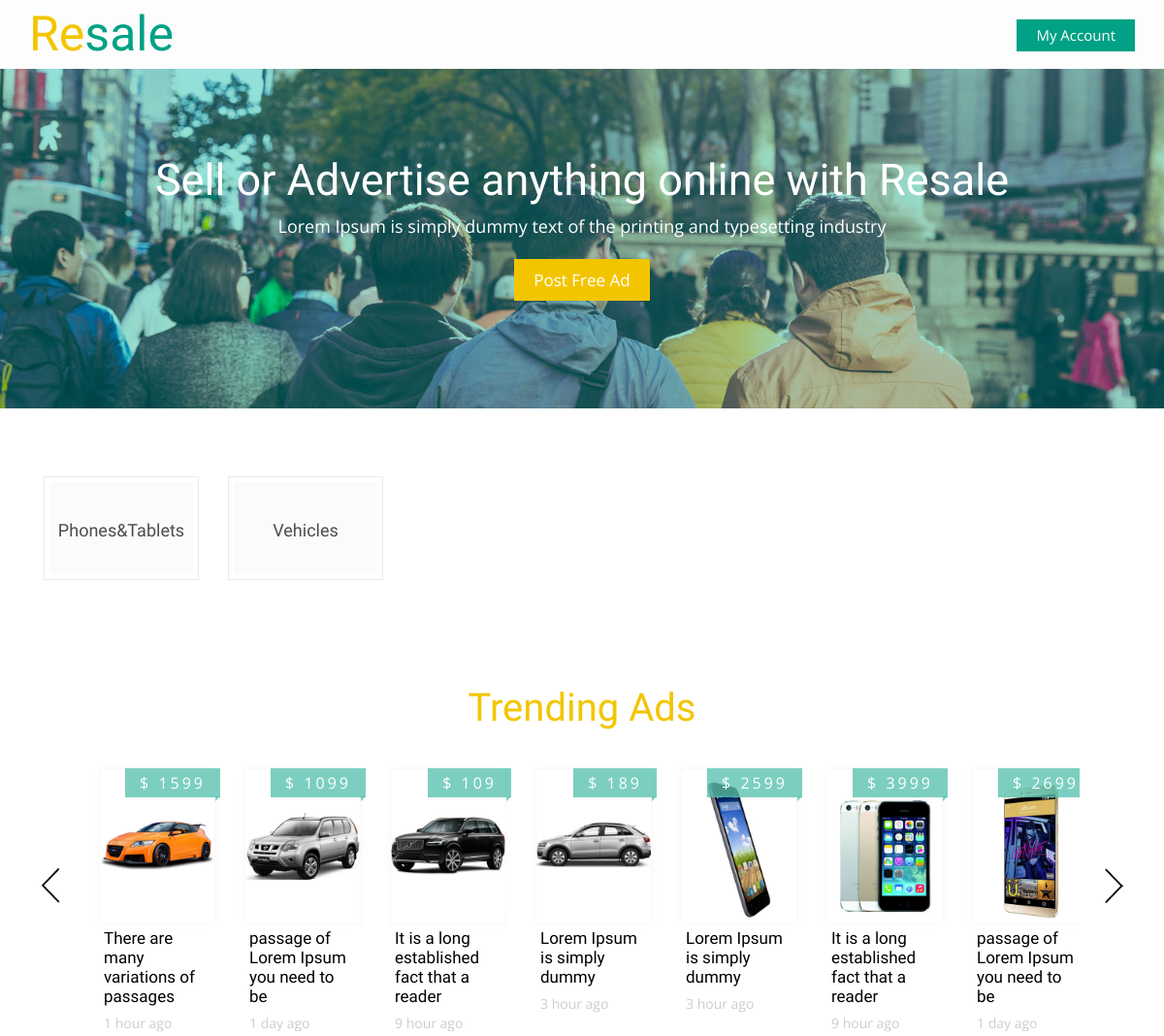
The app's page / (upper part), older data.
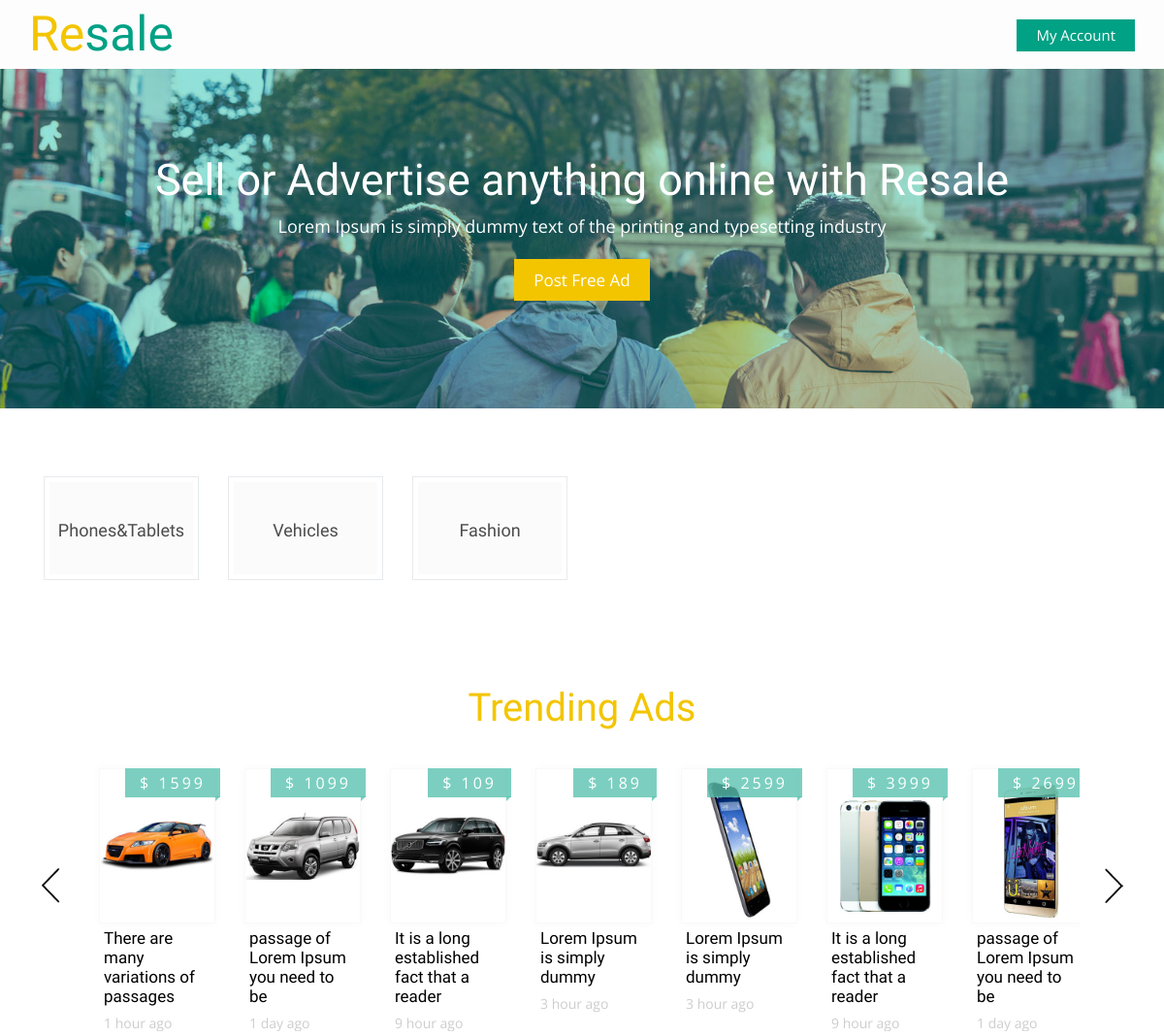
The same page, newer data.
### product/models.py (models this page shows, shortened)
class Category(models.Model):
    category_name = models.CharField(max_length=50)
    image = models.ImageField(upload_to='category/' , blank=True , null=True)
    icon = IconField()
    slug = models.SlugField(blank=True  , null=True)
    class Meta:
        verbose_name = 'category'
        verbose_name_plural = 'categories'
    def __str__(self):
        return self.category_name

### home/views.py (the view)
# urls.py: path('' , views.home , name='home') ,
def home(request):
    all_category = Category.objects.all()
    products = Product.objects.all()
    template = 'home.html'
    context = { 'all_category' : all_category , 'products' : products}
    return render(request , template , context)

### home/templates/home.html (shortened to what this page needs)
{% extends 'base.html' %}
{% load static %}
{% load fontawesome_5 %}
{% block body %}
<head>
	{% fontawesome_5_static %}
</head>
<body>
	<div class="content">
		<div class="categories">
			<div class="container">
				{% for category in all_category.all %}
				<div class="col-md-2 focus-grid">
					<a href="categories.html">
						<div class="focus-border">
							<div class="focus-layout">
								<div class="focus-image">
									<h4 class="clrchg">{{category}}</h4>
								</div>
							</div>
						</div>
					</a>
				</div>
				{% endfor %}
				<div class="clearfix"></div>
			</div>
		</div>
		<div class="trending-ads">
			<div class="container">
				<div class="trend-ads">
					<h2>Trending Ads</h2>
					<div class="nbs-flexisel-container">
						<div class="nbs-flexisel-inner">
							<ul id="flexiselDemo3" class="nbs-flexisel-ul" style="left: -600px;">
								<li class="nbs-flexisel-item" style="width: 600px;">
									<div class="col-md-3 biseller-column">
										<a href="single.html">
											<img src="images/p5.jpg">
											<span class="price">$ 1599</span>
										</a>
										<div class="ad-info">
											<h5>There are many variations of passages</h5>
											<span>1 hour ago</span>
										</div>
									</div>
									<div class="col-md-3 biseller-column">
										<a href="single.html">
											<img src="images/p6.jpg">
											<span class="price">$ 1099</span>
										</a>
										<div class="ad-info">
											<h5>passage of Lorem Ipsum you need to be</h5>
											<span>1 day ago</span>
										</div>
									</div>
									<div class="col-md-3 biseller-column">
										<a href="single.html">
											<img src="images/p7.jpg">
											<span class="price">$ 109</span>
										</a>
										<div class="ad-info">
											<h5>It is a long established fact that a reader</h5>
											<span>9 hour ago</span>
										</div>
									</div>
									<div class="col-md-3 biseller-column">
										<a href="single.html">
											<img src="images/p8.jpg">
											<span class="price">$ 189</span>
										</a>
										<div class="ad-info">
											<h5>Lorem Ipsum is simply dummy</h5>
											<span>3 hour ago</span>
										</div>
									</div>
								</li>
								<li class="nbs-flexisel-item" style="width: 600px;">
									<div class="col-md-3 biseller-column">
										<a href="single.html">
											<img src="images/p9.jpg">
											<span class="price">$ 2599</span>
										</a>
										<div class="ad-info">
											<h5>Lorem Ipsum is simply dummy</h5>
											<span>3 hour ago</span>
										</div>
									</div>
									<div class="col-md-3 biseller-column">
										<a href="single.html">
											<img src="images/p10.jpg">
											<span class="price">$ 3999</span>
										</a>
										<div class="ad-info">
											<h5>It is a long established fact that a reader</h5>
											<span>9 hour ago</span>
										</div>
									</div>
									<div class="col-md-3 biseller-column">
										<a href="single.html">
											<img src="images/p11.jpg">
											<span class="price">$ 2699</span>
										</a>
										<div class="ad-info">
											<h5>passage of Lorem Ipsum you need to be</h5>
											<span>1 day ago</span>
										</div>
									</div>
								</li>
							</ul>
						</div>
					</div>
				</div>
			</div>
		</div>
	</div>
</body>
{% endblock body %}

Row changes from the older to the newer data that the page shows:
added Category: category_name "Fashion"
